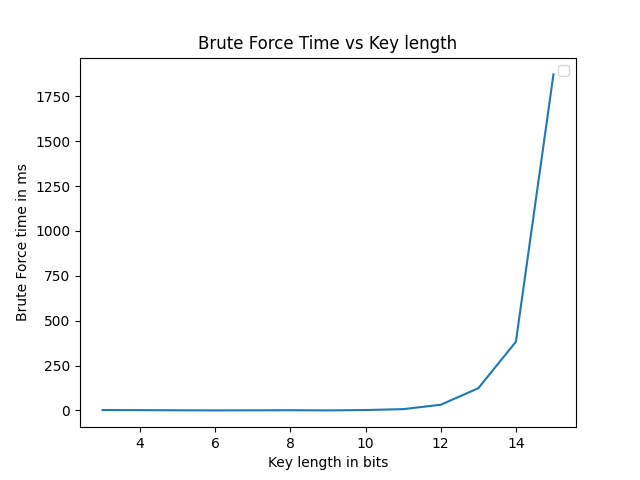

The script that saved this image:
import matplotlib
import matplotlib.pyplot as plt
import pandas as pd
import numpy as np
import sys
from subprocess import run, call, Popen, PIPE
import os
from time import time, sleep
from helpers import *


FirstPrimes_limit = int(sys.argv[1])





primesList = pd.read_csv('1m.csv').iloc[:, 1]
print(primesList.head())

primesList = primesList.iloc[:-1]


Keys_dict = []


for i in range(0, len(primesList), 2):
    p = primesList.iloc[i]
    q = primesList.iloc[i+1]
    n = p*q
    length = len(bin(n)[2:])

    e = Calc_e(p, q)
   
    Keys_dict.append((p,q,e,n,length))


BreakTimes = []
KeyLengths = []


for i, key_to_be_broken in enumerate(Keys_dict):
    if(i > FirstPrimes_limit):
        break

    initial_n = key_to_be_broken[3]
    initial_length = key_to_be_broken[4]
    KeyLengths.append(initial_length)

    startTime = time()*1000

    

    #Generate prime list till the max number 2^(number of bits of n)
    primesList = constructPrimeList(initial_n)

    found = False
    for i in range(0, len(primesList)):
        for j in range(0, len(primesList)):
            if primesList[i] * primesList[j] == initial_n:
                found = True
                p = primesList[i]
                q = primesList[j]
                break
        
        if(found):
            break
    
    if(found):
        phi = (p-1) * (q-1)
        d = modInverse(e, phi)
    endTime = time()*1000

    BreakTimes.append(endTime-startTime)



#this is just to take the average time of numbers having the same key length

graph_data = {}

for i,j in zip(KeyLengths, BreakTimes):
    if i in graph_data.keys():
        graph_data[i] = (graph_data[i] + j) / 2
    else:
        graph_data[i] = j



plt.plot(graph_data.keys(), graph_data.values())
plt.xlabel("Key length in bits")
plt.ylabel("Brute Force time in ms")
plt.title('Brute Force Time vs Key length')
plt.legend()
plt.savefig('BFTime.png')
plt.show()